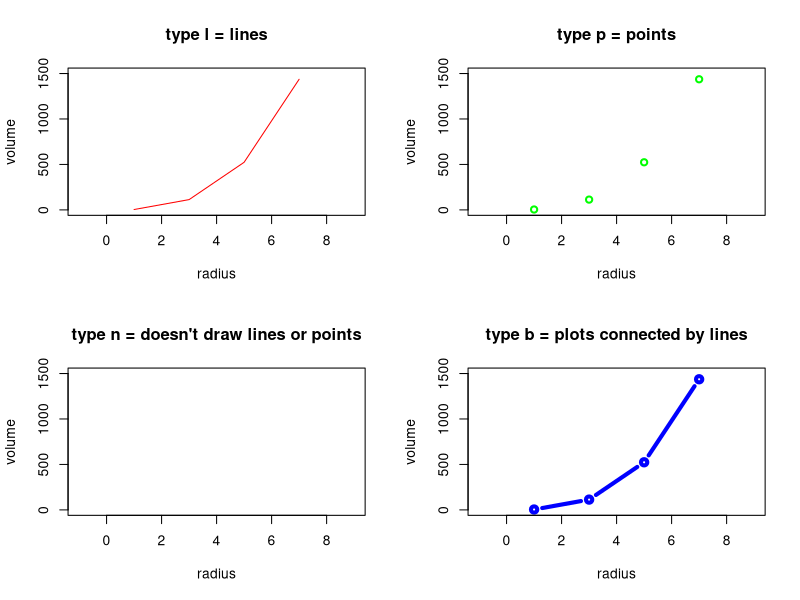

Write the R code that produced this figure.
radius = c(1,3,5,7)
volume = 4/3*pi*radius^3

par(mfrow=c(2,2))
plot(radius,volume,
     main="type l = lines",
     xlab="radius",
     ylab="volume",
     ylim=c(0,1500),
     xlim=c(-1,9),
     col="red",
     lwd=1,
     type="l",
     lty=1)
plot(radius,volume,
     main="type p = points",
     xlab="radius",
     ylab="volume",
     ylim=c(0,1500),
     xlim=c(-1,9),
     col="green",
     lwd=2,
     type="p",
     lty=1)
plot(radius,volume,
     main="type n = doesn't draw lines or points",
     xlab="radius",
     ylab="volume",
     ylim=c(0,1500),
     xlim=c(-1,9),
     col="black",
     lwd=3,
     type="n",
     lty=1)
plot(radius,volume,
     main="type b = plots connected by lines",
     xlab="radius",
     ylab="volume",
     ylim=c(0,1500),
     xlim=c(-1,9),
     col="blue",
     lwd=4,
     type="b",
     lty=1)
